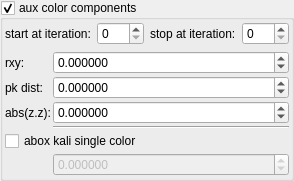
    <widget class="MyGroupBox" name="groupCheck_fold_color_aux_color_enabled_false">
     <property name="title">
      <string>aux color components</string>
     </property>
     <property name="checkable">
      <bool>true</bool>
     </property>
     <layout class="QVBoxLayout" name="verticalLayout_3">
      <property name="leftMargin">
       <number>2</number>
      </property>
      <property name="topMargin">
       <number>2</number>
      </property>
      <property name="rightMargin">
       <number>2</number>
      </property>
      <property name="bottomMargin">
       <number>2</number>
      </property>
      <item>
       <layout class="QHBoxLayout" name="horizontalLayout_21" stretch="0,1,0,1">
        <item>
         <widget class="QLabel" name="label_102">
          <property name="text">
           <string>start at iteration:</string>
          </property>
         </widget>
        </item>
        <item>
         <widget class="MySpinBox" name="spinboxInt_fold_color_start_iterations_A">
          <property name="sizePolicy">
           <sizepolicy hsizetype="Minimum" vsizetype="Maximum">
            <horstretch>0</horstretch>
            <verstretch>0</verstretch>
           </sizepolicy>
          </property>
          <property name="minimum">
           <number>0</number>
          </property>
          <property name="maximum">
           <number>999</number>
          </property>
          <property name="value">
           <number>0</number>
          </property>
         </widget>
        </item>
        <item>
         <widget class="QLabel" name="label_74">
          <property name="text">
           <string>stop at iteration:</string>
          </property>
         </widget>
        </item>
        <item>
         <widget class="MySpinBox" name="spinboxInt_fold_color_stop_iterations_A">
          <property name="sizePolicy">
           <sizepolicy hsizetype="Preferred" vsizetype="Maximum">
            <horstretch>0</horstretch>
            <verstretch>0</verstretch>
           </sizepolicy>
          </property>
          <property name="maximum">
           <number>999</number>
          </property>
         </widget>
        </item>
       </layout>
      </item>
      <item>
       <layout class="QGridLayout" name="gridLayout_16" columnstretch="0,1">
        <property name="spacing">
         <number>2</number>
        </property>
        <item row="2" column="0">
         <widget class="QLabel" name="label_38">
          <property name="text">
           <string>abs(z.z):</string>
          </property>
         </widget>
        </item>
        <item row="2" column="1">
         <widget class="MyDoubleSpinBox" name="spinbox4_fold_color_difs_0000_z">
          <property name="sizePolicy">
           <sizepolicy hsizetype="Minimum" vsizetype="Maximum">
            <horstretch>0</horstretch>
            <verstretch>0</verstretch>
           </sizepolicy>
          </property>
          <property name="prefix">
           <string/>
          </property>
          <property name="suffix">
           <string/>
          </property>
          <property name="decimals">
           <number>6</number>
          </property>
          <property name="minimum">
           <double>-100.000000000000000</double>
          </property>
          <property name="maximum">
           <double>100.000000000000000</double>
          </property>
          <property name="singleStep">
           <double>0.100000000000000</double>
          </property>
         </widget>
        </item>
        <item row="1" column="0">
         <widget class="QLabel" name="label_39">
          <property name="text">
           <string>pk dist:</string>
          </property>
         </widget>
        </item>
        <item row="0" column="0">
         <widget class="QLabel" name="label_31">
          <property name="text">
           <string>rxy:</string>
          </property>
         </widget>
        </item>
        <item row="1" column="1">
         <widget class="MyDoubleSpinBox" name="spinbox4_fold_color_difs_0000_y">
          <property name="sizePolicy">
           <sizepolicy hsizetype="Minimum" vsizetype="Maximum">
            <horstretch>0</horstretch>
            <verstretch>0</verstretch>
           </sizepolicy>
          </property>
          <property name="prefix">
           <string/>
          </property>
          <property name="suffix">
           <string/>
          </property>
          <property name="decimals">
           <number>6</number>
          </property>
          <property name="minimum">
           <double>-100.000000000000000</double>
          </property>
          <property name="maximum">
           <double>100.000000000000000</double>
          </property>
          <property name="singleStep">
           <double>0.100000000000000</double>
          </property>
         </widget>
        </item>
        <item row="0" column="1">
         <widget class="MyDoubleSpinBox" name="spinbox4_fold_color_difs_0000_x">
          <property name="sizePolicy">
           <sizepolicy hsizetype="Minimum" vsizetype="Maximum">
            <horstretch>0</horstretch>
            <verstretch>0</verstretch>
           </sizepolicy>
          </property>
          <property name="prefix">
           <string/>
          </property>
          <property name="suffix">
           <string/>
          </property>
          <property name="decimals">
           <number>6</number>
          </property>
          <property name="minimum">
           <double>-100.000000000000000</double>
          </property>
          <property name="maximum">
           <double>100.000000000000000</double>
          </property>
          <property name="singleStep">
           <double>0.100000000000000</double>
          </property>
         </widget>
        </item>
        <item row="3" column="1">
         <widget class="Line" name="line_10">
          <property name="orientation">
           <enum>Qt::Horizontal</enum>
          </property>
         </widget>
        </item>
        <item row="5" column="1">
         <widget class="MyDoubleSpinBox" name="spinbox4_fold_color_difs_0000_w">
          <property name="enabled">
           <bool>false</bool>
          </property>
          <property name="sizePolicy">
           <sizepolicy hsizetype="Minimum" vsizetype="Maximum">
            <horstretch>0</horstretch>
            <verstretch>0</verstretch>
           </sizepolicy>
          </property>
          <property name="prefix">
           <string/>
          </property>
          <property name="suffix">
           <string/>
          </property>
          <property name="decimals">
           <number>6</number>
          </property>
          <property name="minimum">
           <double>-100.000000000000000</double>
          </property>
          <property name="maximum">
           <double>100.000000000000000</double>
          </property>
          <property name="singleStep">
           <double>0.100000000000000</double>
          </property>
         </widget>
        </item>
        <item row="4" column="0" colspan="2">
         <widget class="MyCheckBox" name="checkBox_fold_color_aux_color_enabledA_false">
          <property name="text">
           <string notr="true">abox kali single color</string>
          </property>
         </widget>
        </item>
       </layout>
      </item>
     </layout>
    </widget>
